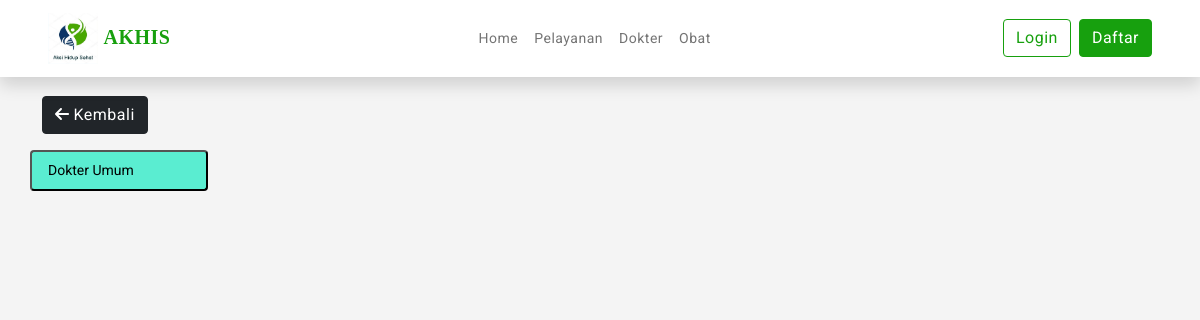
Page /index.php/home/cari_dokter on the earlier database version.
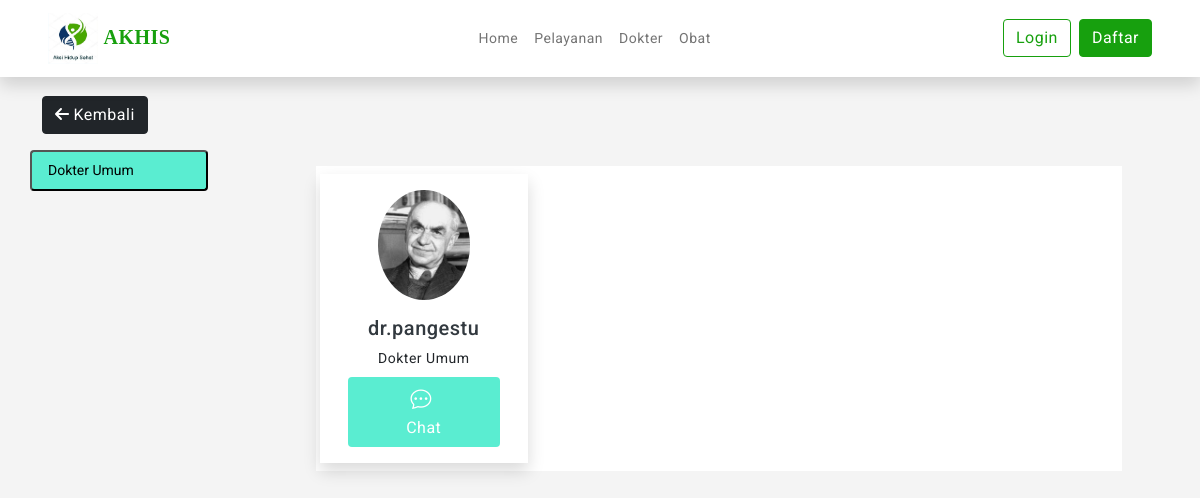
Same page on the later database version.
### tables this page shows
CREATE TABLE `dokter` (
  `id_dokter` int(11) NOT NULL,
  `foto` text NOT NULL,
  `nama_lengkap` varchar(45) NOT NULL,
  `jenis_kelamin` varchar(1) NOT NULL,
  `email` varchar(45) NOT NULL,
  `password` text NOT NULL,
  `status_online` varchar(15) NOT NULL
);

### application/controllers/Home.php (called while the page is built, shortened)
<?php
class Home extends CI_Controller {
	public function cari_dokter()
	{
		$data['title'] = "Cari Dokter | ". nama_web();
		$data['kembali'] = $this->session->userdata('kembali');
		$data['dokter'] = $this->Model_read->ambilData('dokter');
		$this->load->view('template/head', $data);
		$this->load->view('template/header');
		$this->load->view('cari_dokter');
		$this->load->view('template/footer');
	}
}

### index.php (called while the page is built, shortened)
<?php
require_once BASEPATH.'core/CodeIgniter.php';

### application/models/Model_read.php (called while the page is built, shortened)
<?php
class Model_read extends CI_Model
{
    public function ambilData($table){
        return $this->db->get($table)->result_array();
    }
}

### application/views/cari_dokter.php (the view)
<section class="py-5" id="cari-dokter">
	<div class="container py-5">
	<a href="<?= $kembali; ?>" class="btn btn-dark mb-3"><i class="fas fa-arrow-left"></i> Kembali</a>
		<div class="row">
			<div class="col">
				<div class="row d-flex align-items-start">
					<div class="col-lg-2 nav flex-column nav-pills me-5" id="v-pills-tab" role="tablist"
						aria-orientation="vertical">
						<button class="nav-link active text-start" id="v-pills-home-tab" data-bs-toggle="pill"
							data-bs-target="#v-pills-home" type="button" role="tab" aria-controls="v-pills-home"
							aria-selected="true" style="color:black !important;">
							Dokter Umum
						</button>
					</div>
					<div class="col-lg tab-content py-3 px-5" id="v-pills-tabContent">
						<div class="tab-pane fade show active" id="v-pills-home" role="tabpanel"
							aria-labelledby="v-pills-home-tab">
							<div class="row justify-content-start">
                                <?php foreach($dokter as $dokter): ?>
								<div class="col-sm-3 my-2 card-dokter-bg shadow mx-3">
									<div class="card-dokter text-center text-dark">
										<img src="<?= base_url('assets'); ?>/img/dokter/<?= $dokter['foto']; ?>"
											class="card-img-top rounded-circle w-50 bg-light mt-3" alt="..." />
										<div class="card-body">
											<h5 class="card-title"><?= $dokter['nama_lengkap']; ?></h5>
											<p class="card-text mb-2">Dokter Umum</p>
											<a href="<?= base_url('pasien/chat/index/'.$dokter['id_dokter']); ?>" class="btn btn-dokter text-white px-5"><i
													class="bi bi-chat-dots"></i> Chat</a>
										</div>
									</div>
								</div>
                                <?php endforeach; ?>
							</div>
						</div>
					</div>
				</div>
			</div>
		</div>
	</div>
</section>

### application/views/template/head.php (shortened to what this page needs)
<!DOCTYPE html>
<html lang="en">
<head>
	<link rel="stylesheet" href="<?= base_url('assets'); ?>/akhis/plugins/select2/css/select2.min.css"/>
	<link rel="stylesheet" href="<?= base_url('assets'); ?>/akhis/plugins/select2/css/select2-bootstrap4.css"/>
	<link rel="stylesheet" href="<?= base_url('assets'); ?>/akhis/css/header-colors.css" />
	<link rel="stylesheet" href="<?= base_url('assets'); ?>/icon/font-awesome/css/all.css">
	<link href="<?= base_url('assets'); ?>/akhis/css/bootstrap.min.css" rel="stylesheet">
	<link href="<?= base_url('assets'); ?>/akhis/css/app.css" rel="stylesheet">
	<link rel="stylesheet" href="https://cdn.jsdelivr.net/npm/bootstrap-icons@1.6.0/font/bootstrap-icons.css" />
	<link rel="stylesheet" href="<?= base_url('assets'); ?>/vendor/swiper/css/swiper-bundle.min.css" />
	<link rel="stylesheet" href="<?= base_url('assets'); ?>/css/style.css" />
</head>
<body>

### application/views/template/header.php (shortened to what this page needs)
<nav class="navbar navbar-expand-lg fixed-top navbar-light bg-white shadow">
	<div class="container-fluid px-5">
		<a class="navbar-brand" href="<?= base_url(); ?>"><img src="<?= base_url('assets'); ?>/img/logo.jpg" alt="" width="50">
			<h5 class="d-inline-block text-success fw-bold" style="font-family: poppins;">AKHIS</h5>
		</a>
		<div class="collapse navbar-collapse" id="navbarNav">
			<ul class="navbar-nav ms-auto">
				<li class="nav-item">
					<a class="nav-link" aria-current="page" href="#hero">Home</a>
				</li>
				<li class="nav-item">
					<a class="nav-link" href="#melayani">Pelayanan</a>
				</li>
				<li class="nav-item">
					<a class="nav-link" href="#dokter">Dokter</a>
				</li>
				<li class="nav-item">
					<a class="nav-link" href="#obat">Obat</a>
				</li>
			</ul>
			<ul class="navbar-nav ms-auto">
				<li class="nav-item">
					<?php if($this->session->userdata('id')): ?>
					<div class="user-box dropdown ms-auto">
						<a class="d-flex align-items-center nav-link dropdown-toggle dropdown-toggle-nocaret" href="#"
							role="button" data-bs-toggle="dropdown" aria-expanded="false">
							<img src="<?= base_url('assets'); ?>/img/pasien/<?= $this->session->userdata('foto'); ?>"
								class="user-img" alt="user avatar">
							<div class="user-info ps-3">
								<p class="user-name mb-0"><?= $this->session->userdata('nama'); ?></p>
								<p class="designattion mb-0"><?= $this->session->userdata('role'); ?></p>
							</div>
						</a>
						<ul class="dropdown-menu dropdown-menu-end">
							<li><a class="dropdown-item" href="<?= base_url('profile/lihat'); ?>"><i
										class="bx bx-user"></i><span>Profile</span></a>
							</li>
							<li><a class="dropdown-item"
									href="<?= base_url($this->session->userdata('role').'/home'); ?>"><i
										class='bx bx-home-circle'></i><span>Home</span></a>
							</li>
							<li>
								<div class="dropdown-divider mb-0"></div>
							</li>
							<li><a class="dropdown-item" href="<?= base_url('auth/logout'); ?>"><i
										class='bx bx-log-out-circle'></i><span>Logout</span></a>
							</li>
						</ul>
			</ul>
		</div>
		<?php else: ?>
			<a href="<?= base_url('auth/login'); ?>" class="btn btn-outline-success me-1">Login</a>
			<a href="<?= base_url('auth/daftar'); ?>" class="btn btn-success">Daftar</a>
		<?php endif; ?>
		</li>
		</ul>
	</div>
	</div>
</nav>

### application/views/template/footer.php (shortened to what this page needs)
</body>
</html>

### assets/akhis/css/app.css (style rules this page uses)
body { font-size: 14px; color: #4c5258; letter-spacing: .5px; background-color: #f4f4f4; overflow-x: hidden; font-family: Roboto, sans-serif }
a { text-decoration: none }
.btn i { vertical-align: middle; font-size: 1.3rem; margin-top: -1em; margin-bottom: -1em; margin-right: 5px }

### assets/css/style.css (style rules this page uses)
body { margin: 0; padding: 0; }
:root { --primary: #5aedd1; --footer: #284450; --footer2: #1c3641; }
.btn-dokter { background-color: var(--primary); }
#cari-dokter .active { background-color: var(--primary); color: #fff !important; }
#cari-dokter .tab-pane { background-color: #fff; color: #000 !important; }
.card-dokter-bg { transition: 0.4s; display: flex; justify-content: center; align-items: center; text-align: center; }
#cari-dokter a { text-decoration: none; }

Differences in the rows shown:
added dokter: foto (picture), nama_lengkap "dr.pangestu"
